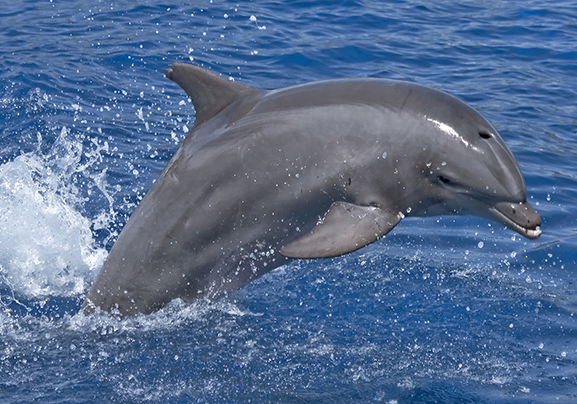
%> input picture Udacity/Computer_vision/2A-L1 images as function/Dolphin.jpg, 577 x 404 px
$ octave Lesson_16.m   (GNU Octave 9; MATLAB toolbox functions it lacks are replaced by stand-ins)
%> lines starting %> are read from the running program, lines starting %| are printed output that depends on the picture
%Find out the image value at specific location
%At a given location (row, col)
im =  imread('Dolphin.jpg');
%> im is the input picture: size 404x577x3 uint8; mean R, G, B 85.6, 109.2, 144.5
disp(size(im))
%|    404   577     3
%Convert RGB image into grayscale
grey_con = rgb2gray(im);
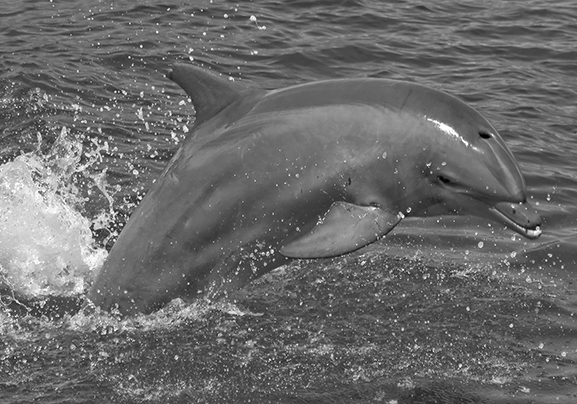
%> grey_con: size 404x577 uint8; min 0, max 255, mean 106.2
imshow(grey_con);
%display the size og the image
disp(size(grey_con))
%|    404   577
disp(grey_con(50,100)); %130
%| 130

%return values for all columns
%From an entire row

disp(grey_con(50, :));

plot(im(50, :));
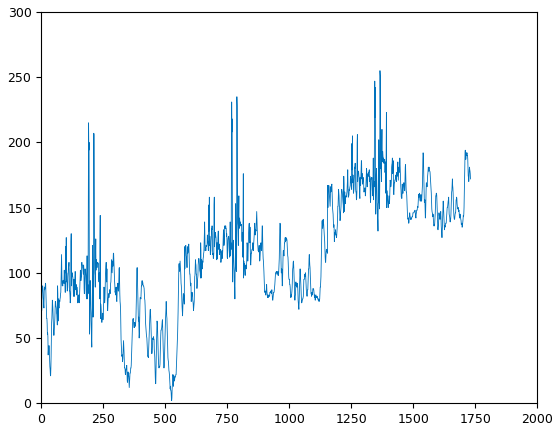
%> figure redrawn from the program's plot data; curve peaks at x = 1366, y = 255
